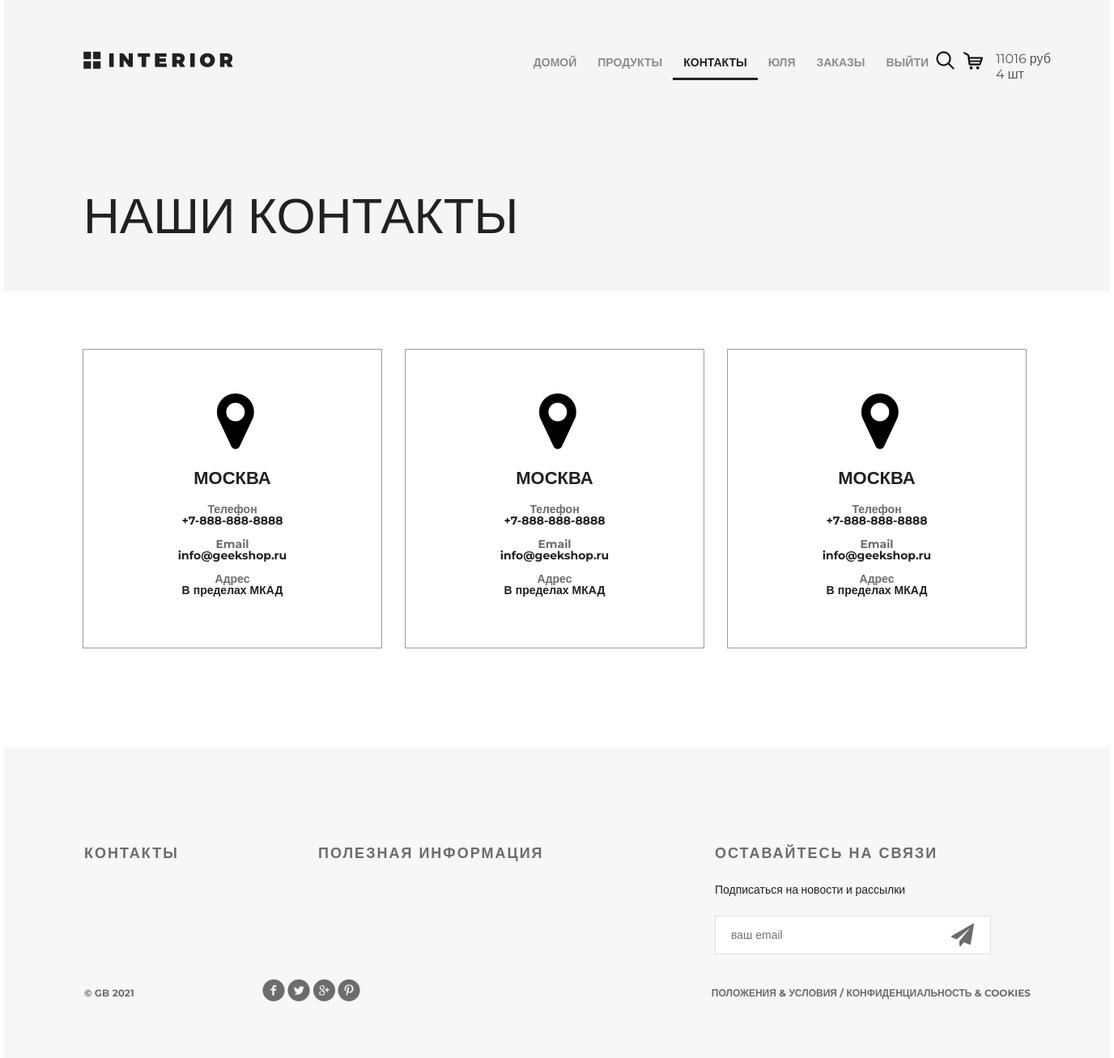
The page /contact/ (signed in) on the database its author committed.
### authapp/models.py (models this page shows, shortened)
class ShopUser(AbstractUser):
    avatar = models.ImageField(upload_to='users_avatars', blank=True, verbose_name='Аватар')
    avatar_url = models.URLField(blank=True,verbose_name='Ссылка на аватар')
    age = models.PositiveSmallIntegerField(verbose_name='Возраст', default=18)
    activate_key = models.CharField(max_length=128, verbose_name='Ключ активации', blank=True, null=True)
    activate_key_expired = models.DateTimeField(blank=True, null=True)

### basketapp/models.py (models this page shows)
class Basket(models.Model):
    user = models.ForeignKey(settings.AUTH_USER_MODEL, on_delete=models.CASCADE, related_name='basket')
    product = models.ForeignKey(Product, on_delete=models.CASCADE)
    quantity = models.PositiveSmallIntegerField(default=0)
    add_datetime = models.DateField(auto_now_add=True)
    @property
    def products_cost(self):
        return self.quantity * self.product.price
    @property
    def total_quantity(self):
        _items = Basket.objects.filter(user=self.user)
        return sum(list(map(lambda x: x.quantity, _items)))
    @property
    def total_cost(self):
        _items = Basket.objects.filter(user=self.user)
        return sum(list(map(lambda x: x.products_cost, _items)))

### mainapp/models.py (models this page shows, shortened)
class Product(models.Model):
    category = models.ForeignKey(ProductCategory, on_delete=models.CASCADE, verbose_name='Категория')
    name = models.CharField(max_length=128, verbose_name='Название')
    image = models.ImageField(upload_to='products', blank=True,verbose_name='Картинка')
    short_desc = models.CharField(max_length=255, verbose_name='Краткое описание')
    description = models.TextField(verbose_name='Описание')
    price = models.DecimalField(decimal_places=2, max_digits=10, default=0, verbose_name='Цена')
    quantity = models.PositiveSmallIntegerField(default=0, verbose_name='Количество')
    is_active = models.BooleanField(default=True)

### mainapp/views.py (the view)
# urls.py: path('contact/', views.Contacts.as_view(), name='contact'),
class Contacts(TemplateView):
    template_name = 'mainapp/contact.html'
    def get_context_data(self, **kwargs):
        context = super().get_context_data(**kwargs)
        context['title'] = 'Контакты'
        return context

### mainapp/context_processor.py (called while the page is built)
def basket(request):
    basket_items = []
    if request.user.is_authenticated:
        basket_items = Basket.objects.filter(user=request.user)
    return {
        'basket': basket_items
    }

### mainapp/templates/mainapp/contact.html
{% extends 'mainapp/base.html' %}
{% load static %}
        {% block menu %}
		<div class="hero">
			<div class="header clearfix">
					{% include 'mainapp/includes/inc_main_menu.html' %}
			</div>
			<h1>наши контакты</h1>
		</div>
        {% endblock %}
{% block content %}
		<div class="location">
			<div class="location-1">
				<i class="fa fa-map-marker fa-5x"></i>
				<h4>Москва</h4>
				<div class="contacts">
					<h5>Телефон</h5>
					<p>+7-888-888-8888</p>
				</div>
				<div class="contacts">
					<h5>Email</h5>
					<p>info@geekshop.ru</p>
				</div>
				<div class="contacts">
					<h5>Адрес</h5>
					<p>В пределах МКАД</p>
				</div>
			</div>
			<div class="location-1">
				<i class="fa fa-map-marker fa-5x"></i>
				<h4>Москва</h4>
				<div class="contacts">
					<h5>Телефон</h5>
					<p>+7-888-888-8888</p>
				</div>
				<div class="contacts">
					<h5>Email</h5>
					<p>info@geekshop.ru</p>
				</div>
				<div class="contacts">
					<h5>Адрес</h5>
					<p>В пределах МКАД</p>
				</div>
			</div>
			<div class="location-1">
				<i class="fa fa-map-marker fa-5x"></i>
				<h4>Москва</h4>
				<div class="contacts">
					<h5>Телефон</h5>
					<p>+7-888-888-8888</p>
				</div>
				<div class="contacts">
					<h5>Email</h5>
					<p>info@geekshop.ru</p>
				</div>
				<div class="contacts">
					<h5>Адрес</h5>
					<p>В пределах МКАД</p>
				</div>
			</div>
		</div>
    {% endblock %}

### mainapp/templates/mainapp/includes/inc_main_menu.html (shortened to what this page needs)
 <a href="{% url 'main' %} }" class="logo"></a>
<ul class="menu">
<li><a href="{% url 'main' %}"
       {% if request.resolver_match.url_name == 'main' %}class="active"{% endif %}>
    домой
</a></li>
<li><a href="{% url 'products:products' %}"
       {% if request.resolver_match.url_name == 'products' %}class="active"{% endif %}>
    продукты
</a></li>
<li><a href="{% url 'contact' %}"
       {% if request.resolver_match.url_name == 'contact' %}class="active"{% endif %}>
    контакты
</a></li>
{% if user.is_authenticated %}
    <li><a href="{% url 'auth:edit' %}">{{ user.first_name|default:'Пользователь' }}</a></li>
    <li><a href="{% url 'order:list' %}">Заказы</a></li>
    <li><a href="{% url 'auth:logout' %}">Выйти</a></li>
{% else %}
    <li><a href="{% url 'auth:register' %}">Регистрация</a></li>
    <li><a href="{% url 'auth:login' %}">Войти</a></li>
{% endif %}
  </ul>
<a href="#" class="search"></a>
<a href="{% url 'basket:basket' %}" class="basket">
    {% if basket %}
        {{ basket.0.total_cost|floatformat:0 }} руб <br>
        {{ basket.0.total_quantity }} шт
    {% endif %}
</a>

### static/style.css (style rules this page uses)
* { margin: 0; padding: 0; }
body { font-family: 'Montserrat', sans-serif; }
html, body { height: 100%; }
.logo { background-image: url(/static/img/logo.png); margin-top: 63px; width: 185px; height: 22px; float: left; }
.menu { list-style-type: none; margin-top: 67px; float: right; }
.menu li { float: left; }
.menu a { color: #8c8c8c; font-size: 14px; font-weight: 700; text-align: right; text-transform: uppercase; text-decoration: none; padding: 10px 13px; }
.menu .active { color: #212121; font-weight: 700; border-bottom: 3px solid #212121; }
.search { display: block; width: 23px; height: 23px; background-image: url(/static/img/search.png); position: absolute; top: 63px; left: 1151px; }
.basket { display: block; width: 100px; height: 23px; background-image: url(/static/img/basket.png); position: absolute; top: 63px; left: 1185px; text-decoration: none; color: #555; padding-left: 40px; background-repeat: no-repeat; }
.clearfix:after { content: ""; display: block; clear: both; }
.hero { background-color: #f5f5f5; height: 360px; padding-left: 98px; padding-right: 211px; position: relative; }
.hero h1 { color: #212121; font-size: 62px; font-weight: 100; text-align: left; margin-top: 142px; text-transform: uppercase; }
.location { padding: 0px 97px; }
.location-1 { height: 368px; width: 368px; border: 1px solid #9c9c9c; margin: 71px 28px 122px 0px; float: left; }
.location-1:last-child { margin: 71px 0px 122px 0px; }
.location i { display: block; margin: 48px auto 0px; width: 38px; }
.location h4 { margin: 23px auto 23px; text-transform: uppercase; text-align: center; color: #212121; font-size: 22px; font-weight: 700; line-height: 16px; }
.contacts { text-align: center; margin-bottom: 15px; line-height: 14px; color: #212121; font-size: 14px; font-weight: 700; }
.contacts h5 { color: #6c6c6c; font-size: 14px; font-weight: 700; }

### rows shown on the page
ShopUser: first_name "ЮЛЯ"
Basket: user+quantity+product "11016", user+quantity "4"
